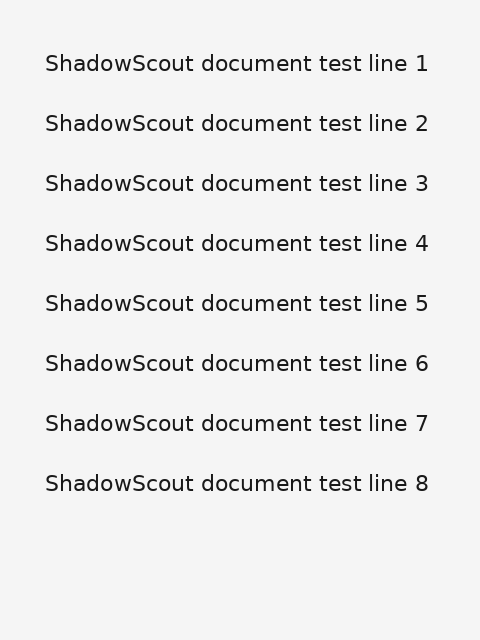
#> input picture demo_clean_reference.png, 480 x 640 px
$ python generate_samples.py
#> lines starting #> are read from the running program, lines starting #| are printed output that depends on the picture; after the words box and inside, x2 and y2 are one past the last pixel; in counts of white or black regions, pixels touching at a corner belong together
from __future__ import annotations

import argparse
from pathlib import Path

import cv2
import numpy as np
from PIL import Image


PROJECT_ROOT = Path(__file__).resolve().parents[1]


def save_rgb(path: Path, image: np.ndarray) -> None:
    Image.fromarray(np.clip(image, 0, 255).astype(np.uint8)).save(path)


def generate_samples(output_dir: Path | None = None) -> Path:
    output_dir = output_dir or Path(__file__).resolve().parent / "samples"
    output_dir.mkdir(parents=True, exist_ok=True)
    clean = np.asarray(
        Image.open(PROJECT_ROOT / "demo_clean_reference.png").convert("RGB")
    )
#> clean is the input picture: shape (640, 480, 3); min 25, max 245, mean 235.1
    height, width = clean.shape[:2]
#> height = 640; width = 480
    yy, xx = np.mgrid[0:height, 0:width].astype(np.float32)

    save_rgb(output_dir / "clean_document.png", clean)

    soft_distance = ((xx - width * 0.68) / (width * 0.48)) ** 2 + (
        (yy - height * 0.48) / (height * 0.62)
    ) ** 2
    soft_field = 1.0 - 0.48 * np.exp(-soft_distance * 1.5)
    save_rgb(output_dir / "large_soft_shadow.png", clean * soft_field[..., None])
#> in save_rgb (call 2), `Image.fromarray(np.clip(image, 0, 255).astype(np.uint8)).save(path)`:
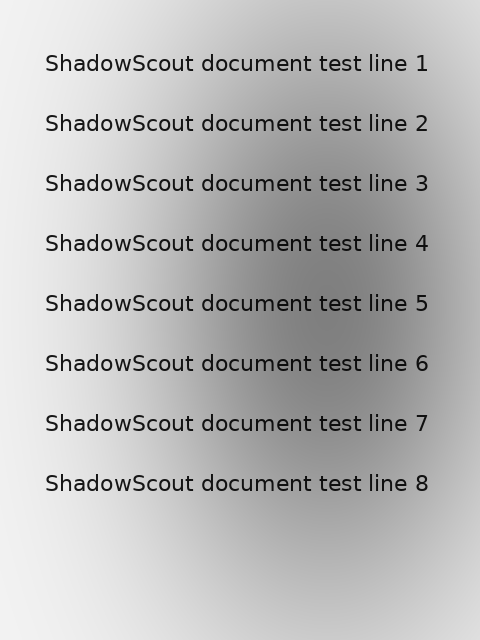
#> saved as large_soft_shadow.png: PIL image 480x640 RGB; min 13, max 242, mean 183.9

    polygon = np.array(
        [
            [int(width * 0.43), 0],
            [width - 1, 0],
            [width - 1, height - 1],
            [int(width * 0.67), height - 1],
        ],
        dtype=np.int32,
    )
    hard_mask = np.zeros((height, width), dtype=np.uint8)
    cv2.fillPoly(hard_mask, [polygon], 255)
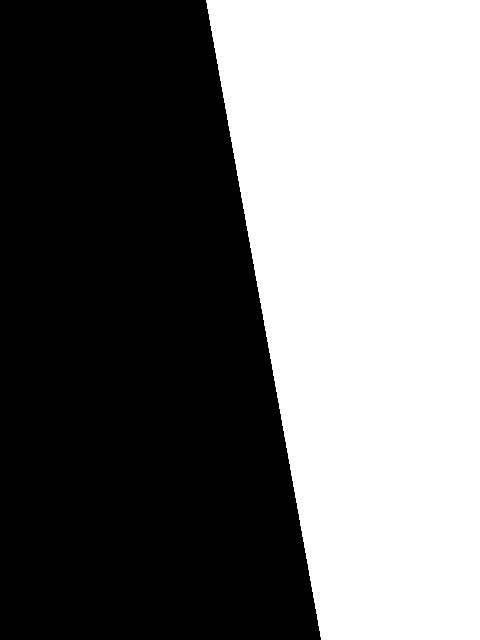
#> hard_mask: shape (640, 480); 45.1% white; 1 white region, box (x1, y1, x2, y2) and area: (206, 0, 480, 640) 138560
    hard_mask = cv2.GaussianBlur(hard_mask, (0, 0), sigmaX=1.2).astype(np.float32) / 255
    hard_field = 1.0 - 0.43 * hard_mask
    save_rgb(output_dir / "hard_edged_shadow.png", clean * hard_field[..., None])
#> in save_rgb (call 3), `Image.fromarray(np.clip(image, 0, 255).astype(np.uint8)).save(path)`:
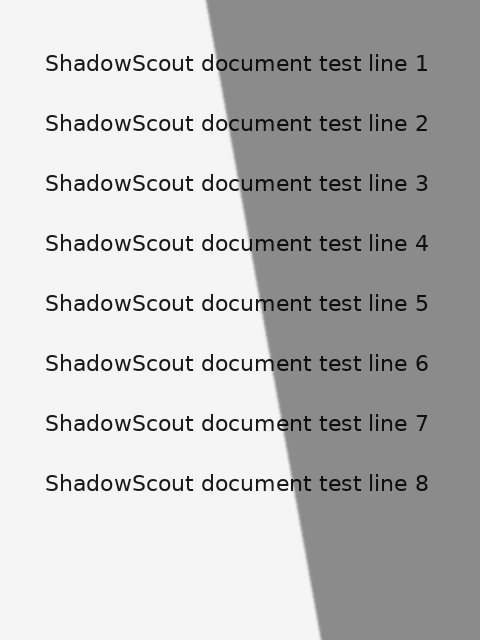
#> saved as hard_edged_shadow.png: PIL image 480x640 RGB; min 14, max 245, mean 189.1

    uneven_field = 0.82 + 0.13 * (xx / max(width - 1, 1)) + 0.05 * (
        yy / max(height - 1, 1)
    )
    save_rgb(output_dir / "uneven_lighting.png", clean * uneven_field[..., None])
#> in save_rgb (call 4), `Image.fromarray(np.clip(image, 0, 255).astype(np.uint8)).save(path)`:
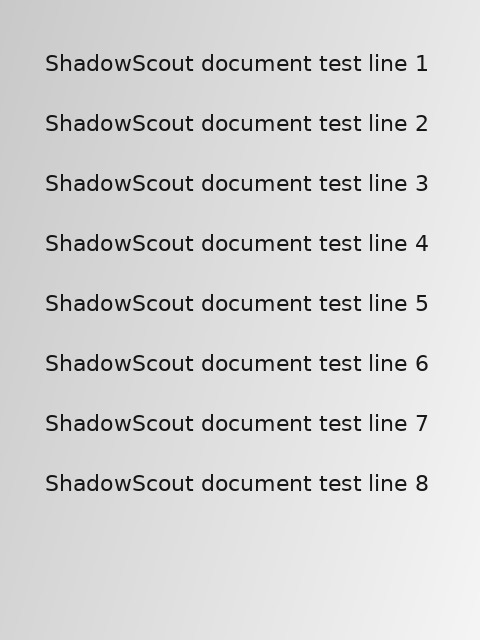
#> saved as uneven_lighting.png: PIL image 480x640 RGB; min 20, max 245, mean 213.5

    text_page = np.full((height, width, 3), 247, dtype=np.uint8)
    lines = [
        "Thin text: i l ! . , : ; 1",
        "Fine strokes remain visible",
        "Small type 0123456789",
        "Punctuation: A, B. C; D!",
        "The quick brown fox jumps",
        "Document edges and details",
    ]
    for index, text in enumerate(lines):
        cv2.putText(
            text_page,
            text,
            (20, 90 + index * 48),
            cv2.FONT_HERSHEY_SIMPLEX,
            0.40,
            (35, 35, 35),
            1,
            cv2.LINE_AA,
        )
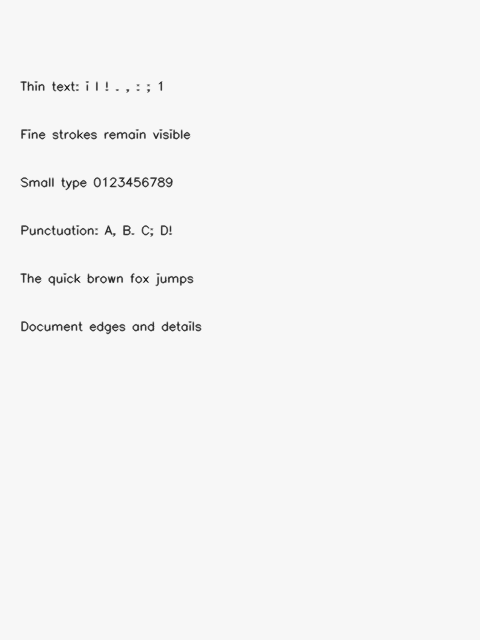
#> text_page: shape (640, 480, 3); min 35, max 247, mean 245.3
    save_rgb(output_dir / "small_thin_text.png", text_page)
    return output_dir


if __name__ == "__main__":
    parser = argparse.ArgumentParser(description="Generate deterministic document test images.")
    parser.add_argument("--output-dir", type=Path, default=None)
    arguments = parser.parse_args()
    print(generate_samples(arguments.output_dir))
